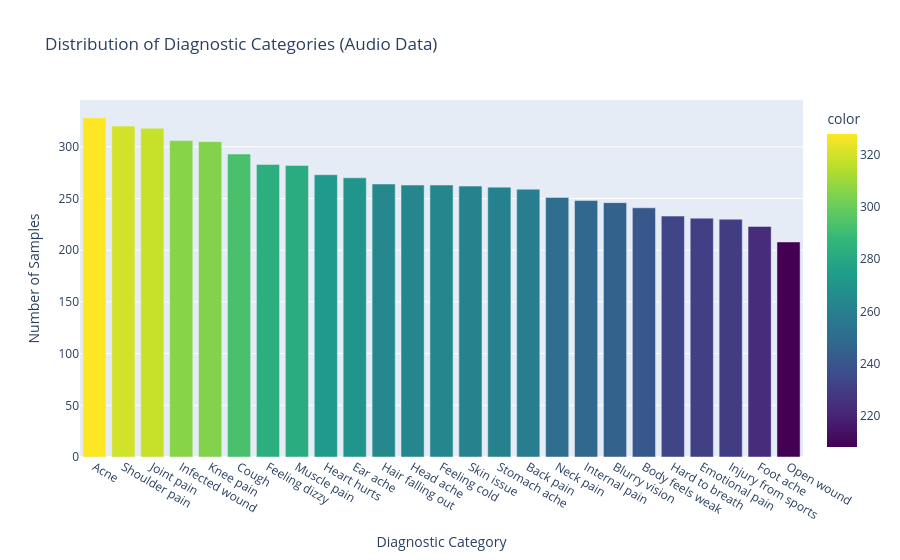
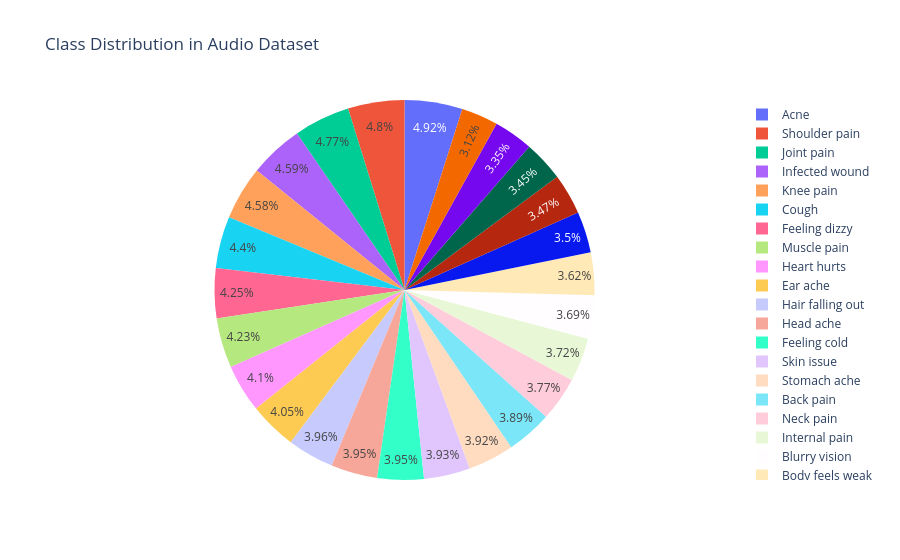

Notebook code for these charts, in order:
### Markdown cell above
### 2.2 Audio Classification Data Visualization

**Purpose:** Visualize the class distribution and audio characteristics to gain a better understanding of our dataset.

### Code cell
# Filter dataset to only include existing audio files
def check_audio_file_exists(filename):
    """Check if audio file exists in any of the subdirectories"""
    for subdir in ['test', 'train', 'validate']:
        full_path = os.path.join(audio_base_path, subdir, filename)
        if os.path.exists(full_path):
            return True
    return False

df_clean = df[df['file_name'].apply(check_audio_file_exists)].copy()
print(f"Dataset after filtering for existing files: {df_clean.shape}")

# Visualize class distribution using 'prompt' column as the target
class_distribution_clean = df_clean['prompt'].value_counts()

fig = px.bar(x=class_distribution_clean.index, y=class_distribution_clean.values,
             title='Distribution of Diagnostic Categories (Audio Data)',
             labels={'x': 'Diagnostic Category', 'y': 'Number of Samples'},
             color=class_distribution_clean.values, color_continuous_scale='viridis')
fig.update_layout(xaxis={'categoryorder':'total descending'})
fig.show()

# Create a pie chart for class distribution
fig_pie = px.pie(values=class_distribution_clean.values, names=class_distribution_clean.index,
                 title='Class Distribution in Audio Dataset')
fig_pie.show()

### Figure 1 — Plotly figure (JSON) as saved in the notebook; plotly's stock layout.template omitted (floating-point values rounded to 4 significant figures)
{"data": [{"alignmentgroup": "True", "hovertemplate": "Diagnostic Category=%{x}<br>Number of Samples=%{y}<br>color=%{marker.color}<extra></extra>", "legendgroup": "", "marker": {"color": [328, 320, 318, 306, 305, 293, 283, 282, 273, 270, 264, 263, 263, 262, 261, 259, 251, 248, 246, 241, 233, 231, 230, 223, 208], "coloraxis": "coloraxis", "pattern": {"shape": ""}}, "name": "", "offsetgroup": "", "orientation": "v", "showlegend": false, "textposition": "auto", "type": "bar", "x": ["Acne", "Shoulder pain", "Joint pain", "Infected wound", "Knee pain", "Cough", "Feeling dizzy", "Muscle pain", "Heart hurts", "Ear ache", "Hair falling out", "Head ache", "Feeling cold", "Skin issue", "Stomach ache", "Back pain", "Neck pain", "Internal pain", "Blurry vision", "Body feels weak", "Hard to breath", "Emotional pain", "Injury from sports", "Foot ache", "Open wound"], "xaxis": "x", "y": [328, 320, 318, 306, 305, 293, 283, 282, 273, 270, 264, 263, 263, 262, 261, 259, 251, 248, 246, 241, 233, 231, 230, 223, 208], "yaxis": "y"}], "layout": {"barmode": "relative", "coloraxis": {"colorbar": {"title": {"text": "color"}}, "colorscale": [[0, "#440154"], [0.1111, "#482878"], [0.2222, "#3e4989"], [0.3333, "#31688e"], [0.4444, "#26828e"], [0.5556, "#1f9e89"], [0.6667, "#35b779"], [0.7778, "#6ece58"], [0.8889, "#b5de2b"], [1, "#fde725"]]}, "legend": {"tracegroupgap": 0}, "title": {"text": "Distribution of Diagnostic Categories (Audio Data)"}, "xaxis": {"anchor": "y", "categoryorder": "total descending", "domain": [0, 1], "title": {"text": "Diagnostic Category"}}, "yaxis": {"anchor": "x", "domain": [0, 1], "title": {"text": "Number of Samples"}}}}

### Figure 2 — Plotly figure (JSON) as saved in the notebook; plotly's stock layout.template omitted (floating-point values rounded to 4 significant figures)
{"data": [{"domain": {"x": [0, 1], "y": [0, 1]}, "hovertemplate": "label=%{label}<br>value=%{value}<extra></extra>", "labels": ["Acne", "Shoulder pain", "Joint pain", "Infected wound", "Knee pain", "Cough", "Feeling dizzy", "Muscle pain", "Heart hurts", "Ear ache", "Hair falling out", "Head ache", "Feeling cold", "Skin issue", "Stomach ache", "Back pain", "Neck pain", "Internal pain", "Blurry vision", "Body feels weak", "Hard to breath", "Emotional pain", "Injury from sports", "Foot ache", "Open wound"], "legendgroup": "", "name": "", "showlegend": true, "type": "pie", "values": [328, 320, 318, 306, 305, 293, 283, 282, 273, 270, 264, 263, 263, 262, 261, 259, 251, 248, 246, 241, 233, 231, 230, 223, 208]}], "layout": {"legend": {"tracegroupgap": 0}, "title": {"text": "Class Distribution in Audio Dataset"}}}
